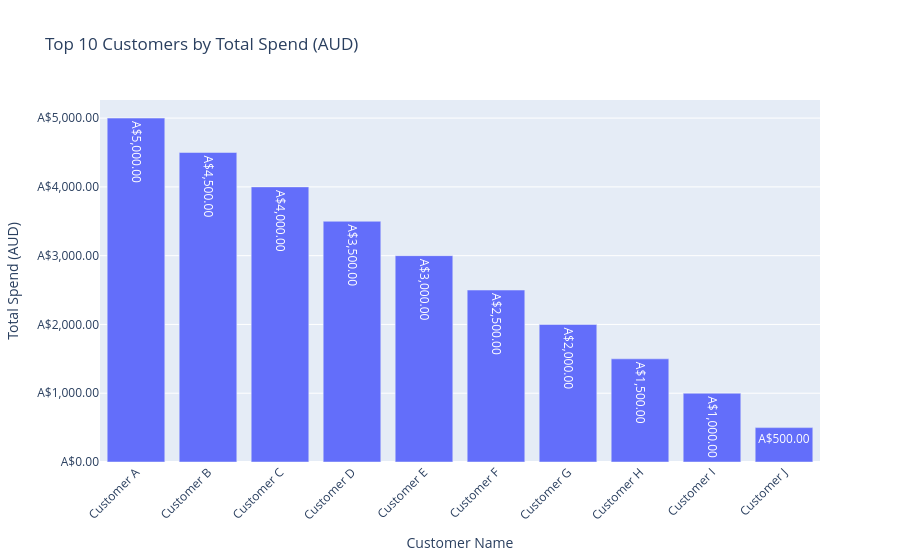

The notebook cell this image was saved under:
### Code cell
import plotly.express as px
import pandas as pd

# Create the top_customers DataFrame first
# This is an example - replace with your actual data source
top_customers = pd.DataFrame({
    'order_customer_name': ['Customer A', 'Customer B', 'Customer C', 'Customer D', 'Customer E',
                           'Customer F', 'Customer G', 'Customer H', 'Customer I', 'Customer J'],
    'order_Overall_Price': [5000, 4500, 4000, 3500, 3000, 2500, 2000, 1500, 1000, 500],
    'order_customer_UID': ['UID001', 'UID002', 'UID003', 'UID004', 'UID005', 
                          'UID006', 'UID007', 'UID008', 'UID009', 'UID010'],
    'order_customer_contact_email': ['a@example.com', 'b@example.com', 'c@example.com', 'd@example.com',
                                    'e@example.com', 'f@example.com', 'g@example.com', 'h@example.com',
                                    'i@example.com', 'j@example.com'],
    'order_customer_contact_phone': ['123-456-7890', '123-456-7891', '123-456-7892', '123-456-7893',
                                    '123-456-7894', '123-456-7895', '123-456-7896', '123-456-7897',
                                    '123-456-7898', '123-456-7899']
})

# Format prices as Australian dollars
top_customers['formatted_price'] = top_customers['order_Overall_Price'].apply(lambda x: f"A${x:,.2f}")

# Now create the plot with the defined DataFrame
fig = px.bar(
    top_customers,
    x='order_customer_name',
    y='order_Overall_Price',
    text='formatted_price',  # Show formatted price on bars
    hover_data=['order_customer_UID', 'order_customer_contact_email', 'order_customer_contact_phone'],
    title="Top 10 Customers by Total Spend (AUD)"
)

# Rotate labels for readability
fig.update_layout(
    xaxis_tickangle=-45,
    xaxis_title="Customer Name",
    yaxis_title="Total Spend (AUD)"
)

# Format y-axis ticks as currency
fig.update_yaxes(tickprefix="A$", tickformat=",.2f")

# Show chart
fig.show()

### Figure 1 — Plotly figure (JSON) as saved in the notebook; plotly's stock layout.template omitted (floating-point values rounded to 4 significant figures)
{"data": [{"customdata": [["UID001", "a@example.com", "123-456-7890"], ["UID002", "b@example.com", "123-456-7891"], ["UID003", "c@example.com", "123-456-7892"], ["UID004", "d@example.com", "123-456-7893"], ["UID005", "e@example.com", "123-456-7894"], ["UID006", "f@example.com", "123-456-7895"], ["UID007", "g@example.com", "123-456-7896"], ["UID008", "h@example.com", "123-456-7897"], ["UID009", "i@example.com", "123-456-7898"], ["UID010", "j@example.com", "123-456-7899"]], "hovertemplate": "order_customer_name=%{x}<br>order_Overall_Price=%{y}<br>formatted_price=%{text}<br>order_customer_UID=%{customdata[0]}<br>order_customer_contact_email=%{customdata[1]}<br>order_customer_contact_phone=%{customdata[2]}<extra></extra>", "legendgroup": "", "marker": {"color": "#636efa", "pattern": {"shape": ""}}, "name": "", "orientation": "v", "showlegend": false, "text": ["A$5,000.00", "A$4,500.00", "A$4,000.00", "A$3,500.00", "A$3,000.00", "A$2,500.00", "A$2,000.00", "A$1,500.00", "A$1,000.00", "A$500.00"], "textposition": "auto", "type": "bar", "x": ["Customer A", "Customer B", "Customer C", "Customer D", "Customer E", "Customer F", "Customer G", "Customer H", "Customer I", "Customer J"], "xaxis": "x", "y": [5000, 4500, 4000, 3500, 3000, 2500, 2000, 1500, 1000, 500], "yaxis": "y"}], "layout": {"barmode": "relative", "legend": {"tracegroupgap": 0}, "title": {"text": "Top 10 Customers by Total Spend (AUD)"}, "xaxis": {"anchor": "y", "domain": [0, 1], "tickangle": -45, "title": {"text": "Customer Name"}}, "yaxis": {"anchor": "x", "domain": [0, 1], "tickformat": ",.2f", "tickprefix": "A$", "title": {"text": "Total Spend (AUD)"}}}}
